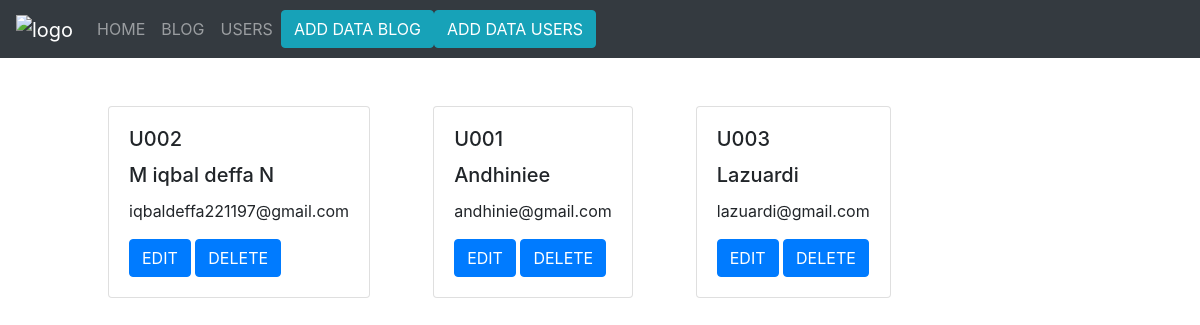
The app's page /users_view.php with its own data.
### tables this page shows
CREATE TABLE `users` (
  `id` int(3) NOT NULL,
  `id_users` varchar(6) NOT NULL,
  `name` varchar(250) NOT NULL,
  `email` varchar(250) NOT NULL
);

### users_view.php (the view, shortened to what this page needs)
<?php
require("header.php");
require("koneksi.php");
$ambil = mysqli_query($conn, "SELECT * FROM users");
?>
    <?php
    while ($data = mysqli_fetch_assoc($ambil)) :
    ?>
<div class="container">
    <div class="row float-left ml-5">
        <div class="col">
            <div class="card mt-5">
                <div class="card-body">
                    <h5 class="card-title"><?= $data["id_users"]; ?></h5>
                    <h5 class="card-title"><?= $data["name"]; ?></h5>
                    <p class="card-text"><?= $data["email"]; ?></p>
                    <a type="submit" class="btn btn-primary " name="submit" href="edit_users.php?id=<?= $data['id'] ?>">EDIT</a>
                    <a type="submit" class="btn btn-primary " name="submit" href="delete_users.php?id=<?= $data['id'] ?>" onclick="return confirm('ingin menghapus data ini?');">DELETE</a>
                </div>
            </div>
        </div>
    </div>
</div>
<?php endwhile; ?>
</body>
</html>

### records on screen
users: id_users "U002", name "M iqbal deffa N", email "iqbaldeffa221197@gmail.com"
users: id_users "U001", name "Andhiniee", email "andhinie@gmail.com"
users: id_users "U003", name "Lazuardi", email "lazuardi@gmail.com"
